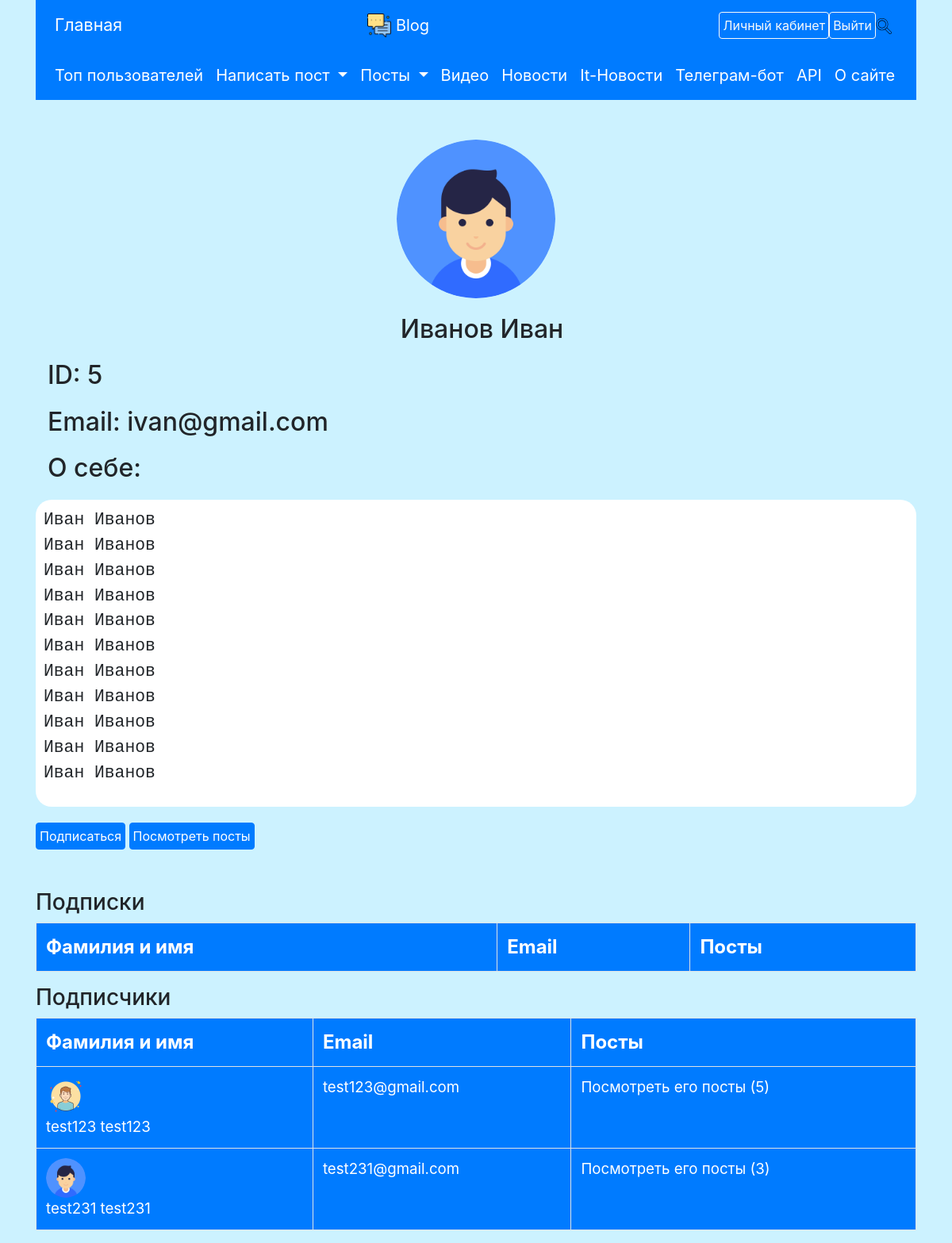
The page /users/5 (signed in) on the database as committed earlier.
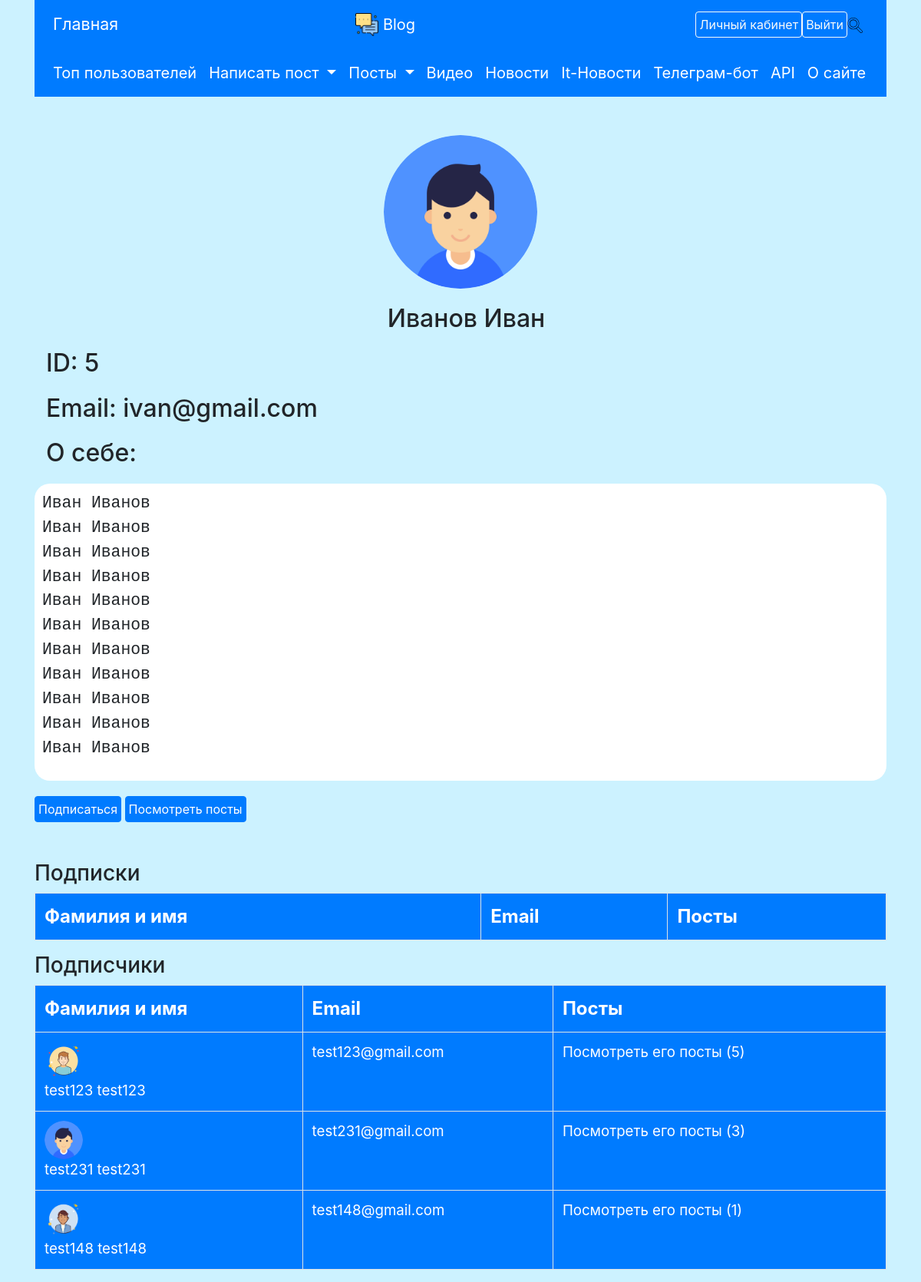
The same page on the database as committed later.
### data/users.py (models this page shows, shortened)
class User(SqlAlchemyBase, UserMixin, SerializerMixin):
    __tablename__ = 'users'
    id = sqlalchemy.Column(sqlalchemy.Integer,
                           primary_key=True, autoincrement=True)
    surname = sqlalchemy.Column(sqlalchemy.String, nullable=True)
    name = sqlalchemy.Column(sqlalchemy.String, nullable=True)
    about = sqlalchemy.Column(sqlalchemy.String, nullable=True)
    email = sqlalchemy.Column(sqlalchemy.String,
                              index=True, unique=True, nullable=True)
    hashed_password = sqlalchemy.Column(sqlalchemy.String, nullable=True)
    icon = sqlalchemy.Column(sqlalchemy.String, default='default_user.png')
    posts = orm.relation("Post", back_populates='author')
    followed = orm.relationship('User',
                                secondary=followers,
                                primaryjoin=(followers.c.follower_id == id),
                                secondaryjoin=(followers.c.followed_id == id),
                                backref=orm.backref('followers',
                                                    lazy='dynamic'),
                                lazy='dynamic')
    subscribed = orm.relationship('User',
                                  secondary=subscribers,
                                  primaryjoin=(
                                          subscribers.c.subscriber_id == id),
                                  secondaryjoin=(
                                          subscribers.c.subscribed_id == id),
                                  backref=orm.backref('subscribers',
                                                      lazy='dynamic'),
                                  lazy='dynamic')
    liked_posts = orm.relation('Post', secondary='liked')
    kol_likes = None  # суммарное кол-во лайков за все его посты
    def is_following(self, user):
        return self.followed.filter(followers.c.followed_id == user.id).count()

### main.py (the view)
@app.route("/users/<int:id>")
@login_required
def user_by_id(id):
    db_sess = db_session.create_session()
    user = db_sess.query(User).get(id)
    cur_user = db_sess.query(User).get(current_user.id)  # Текущий пользователь
    if not user:
        abort(404)
    return render_template("user.html",
                           title=f'{user.name} {user.surname}', user=user,
                           is_subscribed=cur_user.is_following(user),
                           is_cur_user=(id == current_user.id))

### data/db_session.py (called while the page is built)
def create_session() -> Session:
    global __factory
    return __factory()

### main.py (called while the page is built)
@login_manager.user_loader
def load_user(user_id):
    db_sess = db_session.create_session()
    return db_sess.query(User).get(user_id)

### templates/user.html (shortened to what this page needs)
{% extends "base.html" %}
{% block content %}
<div style="text-align: center;">
<img height="200px" width="200px" style="border-radius: 50%;"
     src="{{ url_for('static', filename='img/users/') + user.icon
        }}"
     alt="Аватарка">
<h2 style="margin: 20px 0;">{{ user.surname }} {{ user.name }}</h2>
        </div>
<h2 style="margin: 20px 0;">ID: {{ user.id }}</h2>
<h2 style="margin: 20px 0;">Email: {{ user.email }}</h2>
<h2 style="margin: 20px 0;">О себе: </h2>
<div
        style="margin-bottom: 20px; background-color: white; border-radius: 20px; padding: 10px 10px; ">
<pre style="font-size: 16pt;">{{ user.about }}</pre>
</div>
{% if not is_cur_user and not is_subscribed %}
<a class="btn btn-primary p-1" href="/users/{{ user.id }}/subscribe">
    Подписаться</a>
{% elif not is_cur_user %}
<a class="btn btn-danger p-1" href="/users/{{ user.id }}/unsubscribe">
    Отписаться</a>
{% endif %}
<a class="btn btn-primary p-1" href="/posts/users/{{ user.id }}">
    Посмотреть посты</a>
<h3 style="margin-top: 50px;">Подписки</h3>
<table width="100%" class="table table-bordered" style="color: white; font-size: 14pt;">
    <tr class="bg-primary" style="font-size: 18pt; font-weight:bold;">
        <td>Фамилия и имя</td>
        <td>Email</td>
        <td>Посты</td>
    </tr>
</table>
<h3>Подписчики</h3>
<table width="100%" class="table table-bordered" style="color: white; font-size: 14pt;">
    <tr class="bg-primary" style="font-size: 18pt; font-weight:bold;">
        <td>Фамилия и имя</td>
        <td>Email</td>
        <td>Посты</td>
    </tr>
    {% for user1 in user.subscribed %}
    <tr class="bg-primary">
                <td><img alt="Профиль пользователя" width="50px" height="50px"
                                 src="{{url_for('static', filename='img/users/') + user1.icon}}"
                                 style="border-radius: 50%;">
<a href="/users/{{ user1.id }}" style="color: white;">{{ user1.surname }} {{ user1.name }}</a></td>
        <td>{{ user1.email }}</td>
        <td><a href="/posts/users/{{ user1.id }}" style="color: white;">Посмотреть его посты ({{
           user1.posts | length }})</a></td>
    </tr>
    {% endfor %}
</table>
{% endblock %}

Rows that differ between the two databases and show on the page:
added User: icon (picture), surname "test148", name "test148", email "test148@gmail.com", posts|length "1"
